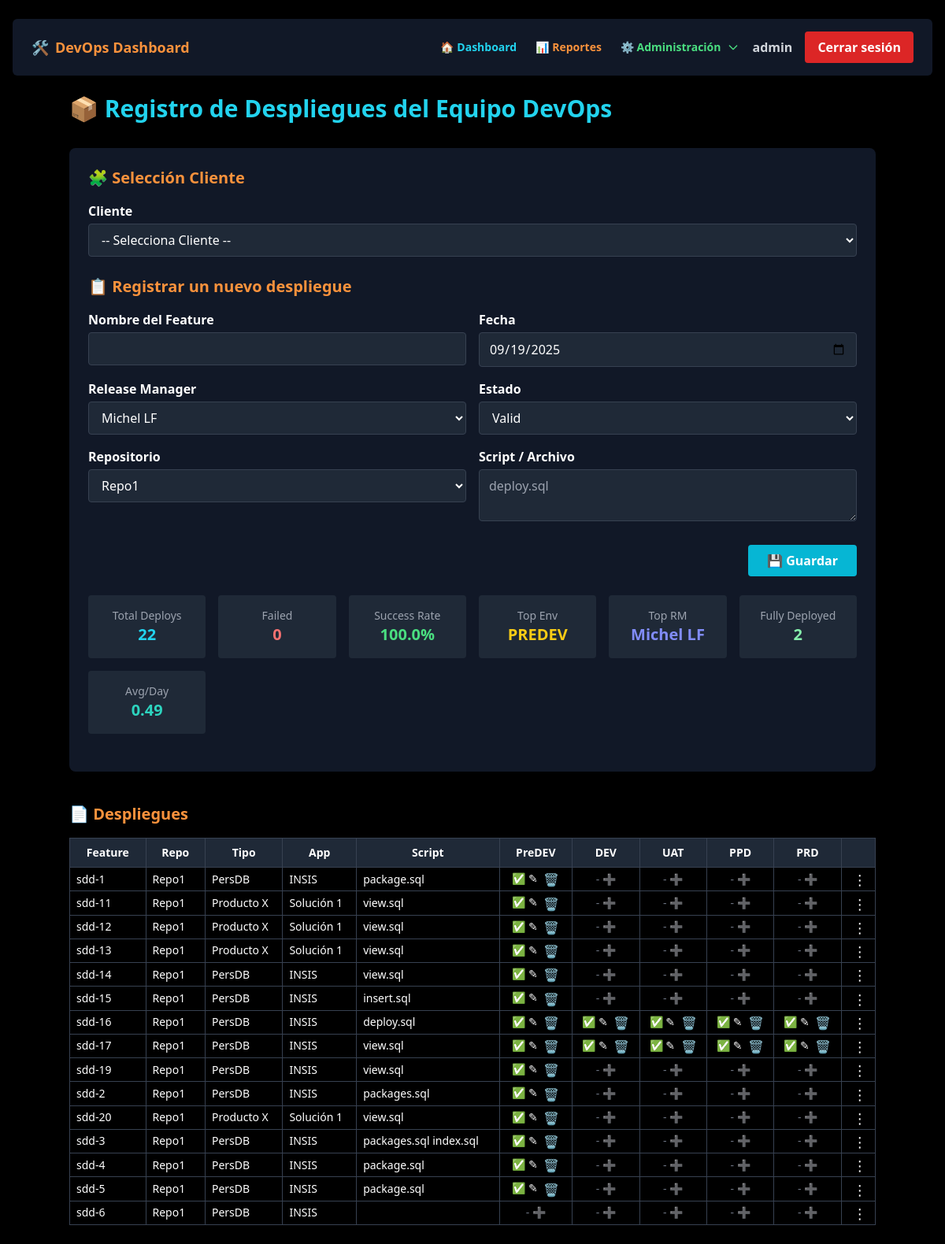
The page / (signed in) on the database its author committed.
### tables this page shows
CREATE TABLE deployments (
    id INTEGER PRIMARY KEY AUTOINCREMENT,
    feature_id INTEGER NOT NULL,
    ambiente TEXT,
    estado TEXT,
    fecha TEXT,
    release_manager TEXT,
    UNIQUE(feature_id, ambiente),
    FOREIGN KEY(feature_id) REFERENCES features(id)
);

CREATE TABLE "features" (
            id INTEGER PRIMARY KEY AUTOINCREMENT,
            product_id INTEGER NOT NULL,
            name TEXT NOT NULL,
            repositorio TEXT,
            master TEXT,
            UNIQUE(name, repositorio),
            FOREIGN KEY (product_id) REFERENCES products(id)
        );

CREATE TABLE products (
            id INTEGER PRIMARY KEY AUTOINCREMENT,
            solution_id INTEGER,
            name TEXT NOT NULL,
            FOREIGN KEY (solution_id) REFERENCES solutions(id)
        );

CREATE TABLE solutions (
            id INTEGER PRIMARY KEY AUTOINCREMENT,
            tenant_id INTEGER,
            name TEXT NOT NULL,
            FOREIGN KEY (tenant_id) REFERENCES tenants(id)
        );

### app.py (the view, shortened to what this page needs)
@app.route("/", methods=["GET", "POST"])
@login_required
def index():
    if 'role' in session and session['role'] == 'viewer':
        return redirect(url_for('reports'))
    filtro = request.args.get("filtro", "").strip()
    filter_estado = request.args.get("filter_estado", "")
    filter_ambiente = request.args.get("filter_ambiente", "")
    rows_all = get_all_features()
    rows_filtered = get_all_features()
    filtered_deployments = [
        r for r in rows_filtered
        if (not filtro or
            filtro.lower() in r["name"].lower() or
            filtro.lower() in r["repositorio"].lower() or
            filtro.lower() in (r["estado"] or "").lower())
        and (not filter_estado or r["estado"] == filter_estado)
        and (not filter_ambiente or r["ambiente"] == filter_ambiente)
    ]
    grouped = defaultdict(lambda: {
        "repositorio": "", "type": "", "application": "", "master": "",
        "env_status": {env: "" for env in ambiente_options}
    })
    for row in rows_all:
        name = row["name"]
        grouped[name]["repositorio"] = row["repositorio"]
        grouped[name]["type"] = row["type"]
        grouped[name]["application"] = row["application"]
        grouped[name]["master"] = row["master"]
        if row["ambiente"]:
            grouped[name]["env_status"][row["ambiente"]] = row["estado"]
    deployment_details = get_all_deployment_details()
    kpis = calculate_kpis(filtered_deployments, ambiente_options)
    return render_template("index.html",
                           grouped_deployments=grouped,
                           deployment_details=deployment_details,
                           ambiente_options=ambiente_options,
                           estado_options=estado_options,
                           type_options=type_options,
                           repos_options=repos_options,
                           rm_options=rm_options,
                           app_options=app_options,
                           tenancy_options=tenancy_options,
                           feature_names=get_all_feature_names(),
                           today=today,
                           filtro=filtro,
                           filter_estado=filter_estado,
                           filter_ambiente=filter_ambiente,
                           filtered_deployments=filtered_deployments,
                           kpis=kpis)

### app.py (called while the page is built)
def login_required(f):
    @wraps(f)
    def decorated_function(*args, **kwargs):
        if 'user_id' not in session:
            return redirect(url_for('login'))
        return f(*args, **kwargs)
    return decorated_function

### model.py (called while the page is built, shortened)
def get_db_connection():
    conn = sqlite3.connect(DB_NAME)
    conn.row_factory = sqlite3.Row
    return conn

def get_all_features(filtro=None):
    conn = get_db_connection()
    cursor = conn.cursor()
    query = '''
        SELECT
            f.id AS feature_id,
            f.name,
            f.repositorio,
            f.master,
            p.name AS type,
            s.name AS application,
            t.name AS tenancy,
            d.ambiente,
            d.estado,
            d.fecha,
            d.release_manager
        FROM features f
        JOIN products p ON f.product_id = p.id
        JOIN solutions s ON p.solution_id = s.id
        JOIN tenants t ON s.tenant_id = t.id
        LEFT JOIN deployments d ON f.id = d.feature_id
    '''
    params = []
    query += ' ORDER BY f.name, d.ambiente'
    cursor.execute(query, params)
    rows = cursor.fetchall()
    conn.close()
    return rows

def get_all_feature_names():
    conn = get_db_connection()
    cursor = conn.execute('SELECT DISTINCT name FROM features')
    names = [row['name'] for row in cursor.fetchall()]
    conn.close()
    return names

def get_all_deployment_details():
    conn = get_db_connection()
    cursor = conn.cursor()
    cursor.execute('''
        SELECT f.name, d.ambiente, d.estado, d.fecha, d.release_manager
        FROM features f
        LEFT JOIN deployments d ON f.id = d.feature_id
    ''')
    rows = cursor.fetchall()
    conn.close()
    deployments = {}
    for row in rows:
        name = row["name"]
        env = row["ambiente"]
        if name not in deployments:
            deployments[name] = {}
        if env:
            deployments[name][env] = {
                "estado": row["estado"],
                "fecha": row["fecha"],
                "release_manager": row["release_manager"]
            }
    return deployments

### templates/index.html (shortened to what this page needs)
<!DOCTYPE html>
<html lang="en">
<head>
  <script src="https://cdn.tailwindcss.com"></script>
</head>
<body class="bg-black text-white px-4 py-6">
<header x-data="{ open: false }" class="sticky top-0 z-50 bg-black mb-6">
  <div class="flex justify-between items-center py-4 px-4 md:px-6 bg-gray-900 rounded-md">
    <div class="text-lg font-bold text-orange-400 flex items-center gap-2">
      <span>🛠</span> <span>DevOps Dashboard</span>
    </div>
    <div class="hidden md:flex items-center space-x-4">
      <nav class="flex space-x-6 text-sm items-center">
        <a href="/" class="text-cyan-400 hover:text-cyan-300 font-semibold flex items-center gap-1">🏠 <span>Dashboard</span></a>
        <a href="/reports" class="text-orange-400 hover:text-orange-300 font-semibold flex items-center gap-1">📊 <span>Reportes</span></a>
        {% if session['role'] == 'admin' %}
        <div x-data="{ adminOpen: false }" class="relative">
          <button @mouseenter="adminOpen = true" @mouseleave="adminOpen = false"
                  @click="adminOpen = !adminOpen"
                  class="text-green-400 hover:text-green-300 font-semibold flex items-center gap-1 focus:outline-none">
            <span>⚙️ Administración</span>
            <svg class="w-4 h-4 ml-1" fill="none" stroke="currentColor" viewBox="0 0 24 24">
              <path stroke-linecap="round" stroke-linejoin="round" stroke-width="2" d="M19 9l-7 7-7-7"/>
            </svg>
          </button>
        </div>
        {% endif %}
      </nav>
      <span class="text-gray-300 font-semibold">{{ session['username'] }}</span>
      <a href="{{ url_for('logout') }}"
         class="ml-2 bg-red-600 hover:bg-red-700 text-white font-semibold px-4 py-2 rounded transition">
        Cerrar sesión
      </a>
    </div>
  </div>
</header>
<div class="max-w-5xl mx-auto">
  <h1 class="text-3xl font-bold text-cyan-400 mb-8">📦 Registro de Despliegues del Equipo DevOps</h1>
  <div class="bg-gray-900 p-6 rounded-lg shadow-lg mb-10">
    <h2 class="text-orange-400 text-xl font-semibold mb-4">🧩 Selección Cliente</h2>
    <form method="POST" action="/">
      <div x-data="dropdowns()" x-init="loadTenants()" class="space-y-4">
        <div class="flex flex-col md:flex-row gap-4">
          <div class="flex-1">
            <label class="font-semibold block mb-1">Cliente</label>
            <select name="tenant_id" x-model="selectedTenant" @change="loadSolutions()"
                    class="w-full bg-gray-800 border border-gray-700 rounded px-3 py-2">
              <option value="">-- Selecciona Cliente --</option>
            </select>
          </div>
        </div>
      </div>
    <h2 class="text-orange-400 text-xl font-semibold mb-4">📋 Registrar un nuevo despliegue</h2>
      <div class="space-y-4">
        <div class="flex flex-col md:flex-row gap-4">
          <div class="flex-1">
            <label class="font-semibold mb-1 block">Nombre del Feature</label>
            <input type="text" id="name" name="name" list="feature_names_list" required
                   class="w-full bg-gray-800 border border-gray-700 rounded px-3 py-2">
          </div>
          <div class="flex-1">
            <label class="font-semibold mb-1 block">Fecha</label>
            <input type="date" id="fecha" name="fecha" value="{{ today }}" required
                   class="w-full bg-gray-800 border border-gray-700 rounded px-3 py-2">
          </div>
        </div>
        <div class="flex flex-col md:flex-row gap-4">
          <div class="flex-1">
            <label class="font-semibold mb-1 block">Release Manager</label>
            <select id="release_manager" name="release_manager" required
                    class="w-full bg-gray-800 border border-gray-700 rounded px-3 py-2">
              {% for rm in rm_options %}
              <option value="{{ rm }}">{{ rm }}</option>
              {% endfor %}
            </select>
          </div>
          <div class="flex-1">
            <label class="font-semibold mb-1 block">Estado</label>
            <select id="estado" name="estado" required
                    class="w-full bg-gray-800 border border-gray-700 rounded px-3 py-2">
              {% for e in estado_options %}
              <option value="{{ e }}">{{ e }}</option>
              {% endfor %}
            </select>
          </div>
        </div>
        <div class="flex flex-col md:flex-row gap-4">
          <div class="flex-1">
            <label class="font-semibold mb-1 block">Repositorio</label>
            <select id="repositorio" name="repositorio" required
                    class="w-full bg-gray-800 border border-gray-700 rounded px-3 py-2">
              {% for r in repos_options %}
              <option value="{{ r }}">{{ r }}</option>
              {% endfor %}
            </select>
          </div>
          <div class="flex-1">
            <label class="font-semibold mb-1 block">Script / Archivo</label>
            <textarea id="master" name="master" rows="2"
                      class="w-full bg-gray-800 border border-gray-700 rounded px-3 py-2"
                      placeholder="deploy.sql"></textarea>
          </div>
        </div>
      </div>
      <div class="mt-6 text-right">
        <button type="submit"
                class="bg-cyan-500 hover:bg-cyan-600 text-white font-semibold px-6 py-2 rounded">
          💾 Guardar
        </button>
      </div>
    </form>
    {% if kpis %}
<div class="grid md:grid-cols-3 lg:grid-cols-6 gap-4 mt-6 mb-6">
  <div class="bg-gray-800 p-4 rounded text-center">
    <p class="text-sm text-gray-400">Total Deploys</p>
    <p class="text-xl font-bold text-cyan-400">{{ kpis.total }}</p>
  </div>
  <div class="bg-gray-800 p-4 rounded text-center">
    <p class="text-sm text-gray-400">Failed</p>
    <p class="text-xl font-bold text-red-400">{{ kpis.failed }}</p>
  </div>
  <div class="bg-gray-800 p-4 rounded text-center">
    <p class="text-sm text-gray-400">Success Rate</p>
    <p class="text-xl font-bold text-green-400">{{ kpis.success_rate }}%</p>
  </div>
  <div class="bg-gray-800 p-4 rounded text-center">
    <p class="text-sm text-gray-400">Top Env</p>
    <p class="text-xl font-bold text-yellow-400">{{ kpis.most_active_env }}</p>
  </div>
  <div class="bg-gray-800 p-4 rounded text-center">
    <p class="text-sm text-gray-400">Top RM</p>
    <p class="text-xl font-bold text-indigo-400">{{ kpis.top_rm }}</p>
  </div>
  <div class="bg-gray-800 p-4 rounded text-center">
    <p class="text-sm text-gray-400">Fully Deployed</p>
    <p class="text-xl font-bold text-green-300">{{ kpis.fully_deployed }}</p>
  </div>
  <div class="bg-gray-800 p-4 rounded text-center">
    <p class="text-sm text-gray-400">Avg/Day</p>
    <p class="text-xl font-bold text-teal-400">{{ kpis.avg_per_day }}</p>
  </div>
</div>
{% endif %}
  </div>
  <h2 class="text-orange-400 text-xl font-semibold mb-4">📄 Despliegues</h2>
  <div class="overflow-x-auto">
    <table class="w-full table-auto border-collapse text-sm">
      <thead>
        <tr>
          <th class="bg-gray-800 px-4 py-2 border border-gray-700">Feature</th>
          <th class="bg-gray-800 px-4 py-2 border border-gray-700">Repo</th>
          <th class="bg-gray-800 px-4 py-2 border border-gray-700">Tipo</th>
          <th class="bg-gray-800 px-4 py-2 border border-gray-700">App</th>
          <th class="bg-gray-800 px-4 py-2 border border-gray-700">Script</th>
          {% for env in ambiente_options %}
          <th class="bg-gray-800 px-4 py-2 border border-gray-700">{{ env }}</th>
          {% endfor %}
          <th class="bg-gray-800 px-4 py-2 border border-gray-700"></th>
        </tr>
      </thead>
      <tbody>
        {% for name, data in grouped_deployments.items() %}
        <tr data-feature="{{ name }}">
          <td class="border border-gray-700 px-2 py-1">{{ name }}</td>
          <td class="border border-gray-700 px-2 py-1">{{ data.repositorio }}</td>
          <td class="border border-gray-700 px-2 py-1">{{ data.type }}</td>
          <td class="border border-gray-700 px-2 py-1">{{ data.application }}</td>
          <td class="border border-gray-700 px-2 py-1">{{ data.master.replace('\\n', '<br>') | safe }}</td>
          {% for env in ambiente_options %}
          <td class="border border-gray-700 px-2 py-1 text-center env-cell" data-env="{{ env }}">
            {% if data.env_status[env] %}
              <span>{{ data.env_status[env] == 'Valid' and '✅' or '❌' }}</span>
              <button class="edit-env-btn" title="Editar">✎</button>
              <button class="delete-env-btn" title="Eliminar despliegue">🗑️</button>
            {% else %}
              <span class="text-gray-500">-</span>
              <button class="edit-env-btn" title="Agregar">➕</button>
            {% endif %}
          </td>
          {% endfor %}
          <td class="border border-gray-700 px-2 py-1 text-center relative">
            <button class="menu-btn" onclick="showRowMenu(event, this)">&#x22EE;</button>
          </td>
        </tr>
        {% endfor %}
      </tbody>
    </table>
  </div>
</div>
</body>
</html>

### templates/index.html (style rules this page uses)
.menu-btn { background: none; border: none; color: #fff; font-size: 18px; cursor: pointer; margin-left: 4px; vertical-align: middle; }
.delete-env-btn { background: none; border: none; color: #f87171; font-size: 16px; margin-left: 4px; cursor: pointer; vertical-align: middle; }

### rows shown on the page
deployments: top_rm "Michel LF", name "sdd-1", repositorio "Repo1", type "PersDB", application "INSIS", master.replace "package.sql", estado "✅"
deployments: name "sdd-11", repositorio "Repo1", type "Producto X", application "Solución 1", master.replace "view.sql", estado "✅"
deployments: name "sdd-12", repositorio "Repo1", type "Producto X", application "Solución 1", master.replace "view.sql", estado "✅"
deployments: name "sdd-13", repositorio "Repo1", type "Producto X", application "Solución 1", master.replace "view.sql", estado "✅"
deployments: name "sdd-14", repositorio "Repo1", type "PersDB", application "INSIS", master.replace "view.sql", estado "✅"
deployments: name "sdd-15", repositorio "Repo1", type "PersDB", application "INSIS", master.replace "insert.sql", estado "✅"
deployments: name "sdd-16", repositorio "Repo1", type "PersDB", application "INSIS", master.replace "deploy.sql", estado "✅" "✅" "✅" "✅" "✅"
deployments: name "sdd-17", repositorio "Repo1", type "PersDB", application "INSIS", master.replace "view.sql", estado "✅" "✅" "✅" "✅" "✅"
deployments: name "sdd-19", repositorio "Repo1", type "PersDB", application "INSIS", master.replace "view.sql", estado "✅"
deployments: name "sdd-2", repositorio "Repo1", type "PersDB", application "INSIS", master.replace "packages.sql", estado "✅"
deployments: name "sdd-20", repositorio "Repo1", type "Producto X", application "Solución 1", master.replace "view.sql", estado "✅"
deployments: name "sdd-3", repositorio "Repo1", type "PersDB", application "INSIS", master.replace "packages.sql index.sql", estado "✅"
deployments: name "sdd-4", repositorio "Repo1", type "PersDB", application "INSIS", master.replace "package.sql", estado "✅"
deployments: name "sdd-5", repositorio "Repo1", type "PersDB", application "INSIS", master.replace "package.sql", estado "✅"
features: name "sdd-6", repositorio "Repo1", type "PersDB", application "INSIS"

### other values the page prints
{{ session['username'] }} "admin"
{{ kpis.total }} "22"
{{ kpis.failed }} "0"
{{ kpis.success_rate }} "100.0"
{{ kpis.most_active_env }} "PREDEV"
{{ kpis.fully_deployed }} "2"
{{ kpis.avg_per_day }} "0.49"
{{ env }} "PreDEV" "DEV" "UAT" "PPD" "PRD"
form field release_manager "Michel LF"
form field estado "Valid"
form field repositorio "Repo1"
